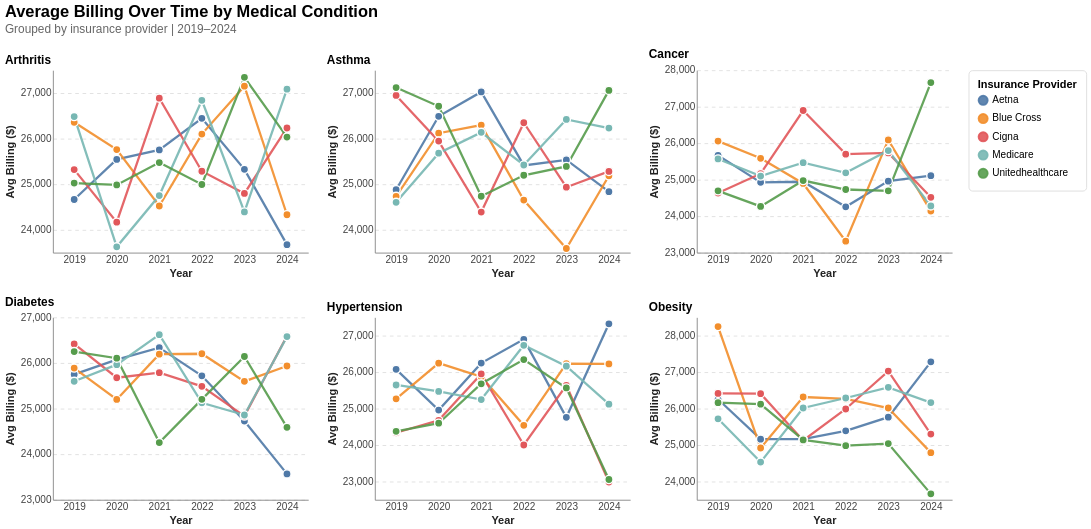

Notebook cell for this chart:
### Code cell
conditions = sorted(df['medical_condition'].dropna().unique().tolist())

provider_colors = {
    "Aetna": "#4f79a7",
    "Blue Cross": "#f28e2c",
    "Cigna": "#e1575a",
    "Medicare": "#77b7b3",
    "Unitedhealthcare": "#569c4c"
}

df['insurance_provider'] = df['insurance_provider'].str.strip().str.title()

providers = sorted(df['insurance_provider'].dropna().unique().tolist())
color_scale = alt.Scale(
    domain=list(provider_colors.keys()),
    range=list(provider_colors.values()))

charts = []

for condition in conditions:
    df_cond = df[df['medical_condition'] == condition]

    yearly_avg = (
        df_cond.groupby(['year', 'insurance_provider'])['billing_amount']
        .mean()
        .reset_index()
        .rename(columns={'billing_amount': 'avg_billing'})
    )

    base = alt.Chart(yearly_avg).encode(
        x=alt.X('year:O',
                title='Year',
                axis=alt.Axis(labelAngle=0, tickSize=0, grid=False)),
        y=alt.Y('avg_billing:Q',
                title='Avg Billing ($)',
                scale=alt.Scale(zero=False),
                axis=alt.Axis(gridColor='#e0e0e0', gridDash=[4, 4], tickSize=0)),
        color=alt.Color('insurance_provider:N',
                        title='Insurance Provider',
                        scale=color_scale),
        tooltip=[
            alt.Tooltip('year:O', title='Year'),
            alt.Tooltip('insurance_provider:N', title='Insurance Provider'),
            alt.Tooltip('avg_billing:Q', title='Avg Billing ($)', format='$,.0f')])

    lines = base.mark_line(strokeWidth=2.5, opacity=0.9)
    points = base.mark_point(size=80, filled=True, opacity=1.0, strokeWidth=1.5, stroke='white')

    chart = (lines + points).properties(
        width=280,
        height=200,
        title=alt.TitleParams(
            text=condition.title(),
            fontSize=13,
            anchor='start'))

    charts.append(chart)

# Arrange into a panel — 3 columns
panel = alt.vconcat(*[
    alt.hconcat(*charts[i:i+3])
    for i in range(0, len(charts), 3)
]).properties(
    title=alt.TitleParams(
        text="Average Billing Over Time by Medical Condition",
        subtitle="Grouped by insurance provider | 2019–2024",
        fontSize=18,
        subtitleFontSize=13,
        subtitleColor='#666666',
        anchor='start',
        offset=15
    )
).configure_axis(
    labelFontSize=11,
    titleFontSize=12,
    labelColor='#444444',
    titleColor='#222222'
).configure_legend(
    labelFontSize=11,
    titleFontSize=12,
    symbolSize=100,
    symbolStrokeWidth=2,
    padding=10,
    cornerRadius=4,
    fillColor='#ffffff',
    strokeColor='#dddddd'
).configure_view(
    strokeWidth=0
)

panel
#panel.save("line_panel.png")

### Figure 1 — Vega-Lite specification as saved in the notebook (floating-point values rounded to 4 significant figures)
{"config": {"view": {"continuousWidth": 300, "continuousHeight": 300, "strokeWidth": 0}, "axis": {"labelColor": "#444444", "labelFontSize": 11, "titleColor": "#222222", "titleFontSize": 12}, "legend": {"cornerRadius": 4, "fillColor": "#ffffff", "labelFontSize": 11, "padding": 10, "strokeColor": "#dddddd", "symbolSize": 100, "symbolStrokeWidth": 2, "titleFontSize": 12}}, "vconcat": [{"hconcat": [{"layer": [{"mark": {"type": "line", "opacity": 0.9, "strokeWidth": 2.5}, "encoding": {"color": {"field": "insurance_provider", "scale": {"domain": ["Aetna", "Blue Cross", "Cigna", "Medicare", "Unitedhealthcare"], "range": ["#4f79a7", "#f28e2c", "#e1575a", "#77b7b3", "#569c4c"]}, "title": "Insurance Provider", "type": "nominal"}, "tooltip": [{"field": "year", "title": "Year", "type": "ordinal"}, {"field": "insurance_provider", "title": "Insurance Provider", "type": "nominal"}, {"field": "avg_billing", "format": "$,.0f", "title": "Avg Billing ($)", "type": "quantitative"}], "x": {"axis": {"grid": false, "labelAngle": 0, "tickSize": 0}, "field": "year", "title": "Year", "type": "ordinal"}, "y": {"axis": {"gridColor": "#e0e0e0", "gridDash": [4, 4], "tickSize": 0}, "field": "avg_billing", "scale": {"zero": false}, "title": "Avg Billing ($)", "type": "quantitative"}}}, {"mark": {"type": "point", "filled": true, "opacity": 1.0, "size": 80, "stroke": "white", "strokeWidth": 1.5}, "encoding": {"color": {"field": "insurance_provider", "scale": {"domain": ["Aetna", "Blue Cross", "Cigna", "Medicare", "Unitedhealthcare"], "range": ["#4f79a7", "#f28e2c", "#e1575a", "#77b7b3", "#569c4c"]}, "title": "Insurance Provider", "type": "nominal"}, "tooltip": [{"field": "year", "title": "Year", "type": "ordinal"}, {"field": "insurance_provider", "title": "Insurance Provider", "type": "nominal"}, {"field": "avg_billing", "format": "$,.0f", "title": "Avg Billing ($)", "type": "quantitative"}], "x": {"axis": {"grid": false, "labelAngle": 0, "tickSize": 0}, "field": "year", "title": "Year", "type": "ordinal"}, "y": {"axis": {"gridColor": "#e0e0e0", "gridDash": [4, 4], "tickSize": 0}, "field": "avg_billing", "scale": {"zero": false}, "title": "Avg Billing ($)", "type": "quantitative"}}}], "data": {"name": "data-4564e60f7b3c62e18978ef16eb6b03a0"}, "height": 200, "title": {"text": "Arthritis", "anchor": "start", "fontSize": 13}, "width": 280}, {"layer": [{"mark": {"type": "line", "opacity": 0.9, "strokeWidth": 2.5}, "encoding": {"color": {"field": "insurance_provider", "scale": {"domain": ["Aetna", "Blue Cross", "Cigna", "Medicare", "Unitedhealthcare"], "range": ["#4f79a7", "#f28e2c", "#e1575a", "#77b7b3", "#569c4c"]}, "title": "Insurance Provider", "type": "nominal"}, "tooltip": [{"field": "year", "title": "Year", "type": "ordinal"}, {"field": "insurance_provider", "title": "Insurance Provider", "type": "nominal"}, {"field": "avg_billing", "format": "$,.0f", "title": "Avg Billing ($)", "type": "quantitative"}], "x": {"axis": {"grid": false, "labelAngle": 0, "tickSize": 0}, "field": "year", "title": "Year", "type": "ordinal"}, "y": {"axis": {"gridColor": "#e0e0e0", "gridDash": [4, 4], "tickSize": 0}, "field": "avg_billing", "scale": {"zero": false}, "title": "Avg Billing ($)", "type": "quantitative"}}}, {"mark": {"type": "point", "filled": true, "opacity": 1.0, "size": 80, "stroke": "white", "strokeWidth": 1.5}, "encoding": {"color": {"field": "insurance_provider", "scale": {"domain": ["Aetna", "Blue Cross", "Cigna", "Medicare", "Unitedhealthcare"], "range": ["#4f79a7", "#f28e2c", "#e1575a", "#77b7b3", "#569c4c"]}, "title": "Insurance Provider", "type": "nominal"}, "tooltip": [{"field": "year", "title": "Year", "type": "ordinal"}, {"field": "insurance_provider", "title": "Insurance Provider", "type": "nominal"}, {"field": "avg_billing", "format": "$,.0f", "title": "Avg Billing ($)", "type": "quantitative"}], "x": {"axis": {"grid": false, "labelAngle": 0, "tickSize": 0}, "field": "year", "title": "Year", "type": "ordinal"}, "y": {"axis": {"gridColor": "#e0e0e0", "gridDash": [4, 4], "tickSize": 0}, "field": "avg_billing", "scale": {"zero": false}, "title": "Avg Billing ($)", "type": "quantitative"}}}], "data": {"name": "data-998f17a488e446b19230a9b85b034f81"}, "height": 200, "title": {"text": "Asthma", "anchor": "start", "fontSize": 13}, "width": 280}, {"layer": [{"mark": {"type": "line", "opacity": 0.9, "strokeWidth": 2.5}, "encoding": {"color": {"field": "insurance_provider", "scale": {"domain": ["Aetna", "Blue Cross", "Cigna", "Medicare", "Unitedhealthcare"], "range": ["#4f79a7", "#f28e2c", "#e1575a", "#77b7b3", "#569c4c"]}, "title": "Insurance Provider", "type": "nominal"}, "tooltip": [{"field": "year", "title": "Year", "type": "ordinal"}, {"field": "insurance_provider", "title": "Insurance Provider", "type": "nominal"}, {"field": "avg_billing", "format": "$,.0f", "title": "Avg Billing ($)", "type": "quantitative"}], "x": {"axis": {"grid": false, "labelAngle": 0, "tickSize": 0}, "field": "year", "title": "Year", "type": "ordinal"}, "y": {"axis": {"gridColor": "#e0e0e0", "gridDash": [4, 4], "tickSize": 0}, "field": "avg_billing", "scale": {"zero": false}, "title": "Avg Billing ($)", "type": "quantitative"}}}, {"mark": {"type": "point", "filled": true, "opacity": 1.0, "size": 80, "stroke": "white", "strokeWidth": 1.5}, "encoding": {"color": {"field": "insurance_provider", "scale": {"domain": ["Aetna", "Blue Cross", "Cigna", "Medicare", "Unitedhealthcare"], "range": ["#4f79a7", "#f28e2c", "#e1575a", "#77b7b3", "#569c4c"]}, "title": "Insurance Provider", "type": "nominal"}, "tooltip": [{"field": "year", "title": "Year", "type": "ordinal"}, {"field": "insurance_provider", "title": "Insurance Provider", "type": "nominal"}, {"field": "avg_billing", "format": "$,.0f", "title": "Avg Billing ($)", "type": "quantitative"}], "x": {"axis": {"grid": false, "labelAngle": 0, "tickSize": 0}, "field": "year", "title": "Year", "type": "ordinal"}, "y": {"axis": {"gridColor": "#e0e0e0", "gridDash": [4, 4], "tickSize": 0}, "field": "avg_billing", "scale": {"zero": false}, "title": "Avg Billing ($)", "type": "quantitative"}}}], "data": {"name": "data-5335e45912b570055b37fd478459ff58"}, "height": 200, "title": {"text": "Cancer", "anchor": "start", "fontSize": 13}, "width": 280}]}, {"hconcat": [{"layer": [{"mark": {"type": "line", "opacity": 0.9, "strokeWidth": 2.5}, "encoding": {"color": {"field": "insurance_provider", "scale": {"domain": ["Aetna", "Blue Cross", "Cigna", "Medicare", "Unitedhealthcare"], "range": ["#4f79a7", "#f28e2c", "#e1575a", "#77b7b3", "#569c4c"]}, "title": "Insurance Provider", "type": "nominal"}, "tooltip": [{"field": "year", "title": "Year", "type": "ordinal"}, {"field": "insurance_provider", "title": "Insurance Provider", "type": "nominal"}, {"field": "avg_billing", "format": "$,.0f", "title": "Avg Billing ($)", "type": "quantitative"}], "x": {"axis": {"grid": false, "labelAngle": 0, "tickSize": 0}, "field": "year", "title": "Year", "type": "ordinal"}, "y": {"axis": {"gridColor": "#e0e0e0", "gridDash": [4, 4], "tickSize": 0}, "field": "avg_billing", "scale": {"zero": false}, "title": "Avg Billing ($)", "type": "quantitative"}}}, {"mark": {"type": "point", "filled": true, "opacity": 1.0, "size": 80, "stroke": "white", "strokeWidth": 1.5}, "encoding": {"color": {"field": "insurance_provider", "scale": {"domain": ["Aetna", "Blue Cross", "Cigna", "Medicare", "Unitedhealthcare"], "range": ["#4f79a7", "#f28e2c", "#e1575a", "#77b7b3", "#569c4c"]}, "title": "Insurance Provider", "type": "nominal"}, "tooltip": [{"field": "year", "title": "Year", "type": "ordinal"}, {"field": "insurance_provider", "title": "Insurance Provider", "type": "nominal"}, {"field": "avg_billing", "format": "$,.0f", "title": "Avg Billing ($)", "type": "quantitative"}], "x": {"axis": {"grid": false, "labelAngle": 0, "tickSize": 0}, "field": "year", "title": "Year", "type": "ordinal"}, "y": {"axis": {"gridColor": "#e0e0e0", "gridDash": [4, 4], "tickSize": 0}, "field": "avg_billing", "scale": {"zero": false}, "title": "Avg Billing ($)", "type": "quantitative"}}}], "data": {"name": "data-e09ceb8b188d6454da16c8eb353834bd"}, "height": 200, "title": {"text": "Diabetes", "anchor": "start", "fontSize": 13}, "width": 280}, {"layer": [{"mark": {"type": "line", "opacity": 0.9, "strokeWidth": 2.5}, "encoding": {"color": {"field": "insurance_provider", "scale": {"domain": ["Aetna", "Blue Cross", "Cigna", "Medicare", "Unitedhealthcare"], "range": ["#4f79a7", "#f28e2c", "#e1575a", "#77b7b3", "#569c4c"]}, "title": "Insurance Provider", "type": "nominal"}, "tooltip": [{"field": "year", "title": "Year", "type": "ordinal"}, {"field": "insurance_provider", "title": "Insurance Provider", "type": "nominal"}, {"field": "avg_billing", "format": "$,.0f", "title": "Avg Billing ($)", "type": "quantitative"}], "x": {"axis": {"grid": false, "labelAngle": 0, "tickSize": 0}, "field": "year", "title": "Year", "type": "ordinal"}, "y": {"axis": {"gridColor": "#e0e0e0", "gridDash": [4, 4], "tickSize": 0}, "field": "avg_billing", "scale": {"zero": false}, "title": "Avg Billing ($)", "type": "quantitative"}}}, {"mark": {"type": "point", "filled": true, "opacity": 1.0, "size": 80, "stroke": "white", "strokeWidth": 1.5}, "encoding": {"color": {"field": "insurance_provider", "scale": {"domain": ["Aetna", "Blue Cross", "Cigna", "Medicare", "Unitedhealthcare"], "range": ["#4f79a7", "#f28e2c", "#e1575a", "#77b7b3", "#569c4c"]}, "title": "Insurance Provider", "type": "nominal"}, "tooltip": [{"field": "year", "title": "Year", "type": "ordinal"}, {"field": "insurance_provider", "title": "Insurance Provider", "type": "nominal"}, {"field": "avg_billing", "format": "$,.0f", "title": "Avg Billing ($)", "type": "quantitative"}], "x": {"axis": {"grid": false, "labelAngle": 0, "tickSize": 0}, "field": "year", "title": "Year", "type": "ordinal"}, "y": {"axis": {"gridColor": "#e0e0e0", "gridDash": [4, 4], "tickSize": 0}, "field": "avg_billing", "scale": {"zero": false}, "title": "Avg Billing ($)", "type": "quantitative"}}}], "data": {"name": "data-42494840dfb76887f6460a54d2a937b4"}, "height": 200, "title": {"text": "Hypertension", "anchor": "start", "fontSize": 13}, "width": 280}, {"layer": [{"mark": {"type": "line", "opacity": 0.9, "strokeWidth": 2.5}, "encoding": {"color": {"field": "insurance_provider", "scale": {"domain": ["Aetna", "Blue Cross", "Cigna", "Medicare", "Unitedhealthcare"], "range": ["#4f79a7", "#f28e2c", "#e1575a", "#77b7b3", "#569c4c"]}, "title": "Insurance Provider", "type": "nominal"}, "tooltip": [{"field": "year", "title": "Year", "type": "ordinal"}, {"field": "insurance_provider", "title": "Insurance Provider", "type": "nominal"}, {"field": "avg_billing", "format": "$,.0f", "title": "Avg Billing ($)", "type": "quantitative"}], "x": {"axis": {"grid": false, "labelAngle": 0, "tickSize": 0}, "field": "year", "title": "Year", "type": "ordinal"}, "y": {"axis": {"gridColor": "#e0e0e0", "gridDash": [4, 4], "tickSize": 0}, "field": "avg_billing", "scale": {"zero": false}, "title": "Avg Billing ($)", "type": "quantitative"}}}, {"mark": {"type": "point", "filled": true, "opacity": 1.0, "size": 80, "stroke": "white", "strokeWidth": 1.5}, "encoding": {"color": {"field": "insurance_provider", "scale": {"domain": ["Aetna", "Blue Cross", "Cigna", "Medicare", "Unitedhealthcare"], "range": ["#4f79a7", "#f28e2c", "#e1575a", "#77b7b3", "#569c4c"]}, "title": "Insurance Provider", "type": "nominal"}, "tooltip": [{"field": "year", "title": "Year", "type": "ordinal"}, {"field": "insurance_provider", "title": "Insurance Provider", "type": "nominal"}, {"field": "avg_billing", "format": "$,.0f", "title": "Avg Billing ($)", "type": "quantitative"}], "x": {"axis": {"grid": false, "labelAngle": 0, "tickSize": 0}, "field": "year", "title": "Year", "type": "ordinal"}, "y": {"axis": {"gridColor": "#e0e0e0", "gridDash": [4, 4], "tickSize": 0}, "field": "avg_billing", "scale": {"zero": false}, "title": "Avg Billing ($)", "type": "quantitative"}}}], "data": {"name": "data-1a5796ab32b4aa987b977b6e2e412004"}, "height": 200, "title": {"text": "Obesity", "anchor": "start", "fontSize": 13}, "width": 280}]}], "title": {"text": "Average Billing Over Time by Medical Condition", "anchor": "start", "fontSize": 18, "offset": 15, "subtitle": "Grouped by insurance provider | 2019–2024", "subtitleColor": "#666666", "subtitleFontSize": 13}, "$schema": "https://vega.github.io/schema/vega-lite/v5.20.1.json", "datasets": {"data-4564e60f7b3c62e18978ef16eb6b03a0": [{"year": 2019, "insurance_provider": "Aetna", "avg_billing": 24670.0}, {"year": 2019, "insurance_provider": "Blue Cross", "avg_billing": 26360.0}, {"year": 2019, "insurance_provider": "Cigna", "avg_billing": 25320.0}, {"year": 2019, "insurance_provider": "Medicare", "avg_billing": 26480.0}, {"year": 2019, "insurance_provider": "Unitedhealthcare", "avg_billing": 25020.0}, {"year": 2020, "insurance_provider": "Aetna", "avg_billing": 25540.0}, {"year": 2020, "insurance_provider": "Blue Cross", "avg_billing": 25760.0}, {"year": 2020, "insurance_provider": "Cigna", "avg_billing": 24170.0}, {"year": 2020, "insurance_provider": "Medicare", "avg_billing": 23630.0}, {"year": 2020, "insurance_provider": "Unitedhealthcare", "avg_billing": 24980.0}, {"year": 2021, "insurance_provider": "Aetna", "avg_billing": 25750.0}, {"year": 2021, "insurance_provider": "Blue Cross", "avg_billing": 24520.0}, {"year": 2021, "insurance_provider": "Cigna", "avg_billing": 26890.0}, {"year": 2021, "insurance_provider": "Medicare", "avg_billing": 24750.0}, {"year": 2021, "insurance_provider": "Unitedhealthcare", "avg_billing": 25470.0}, {"year": 2022, "insurance_provider": "Aetna", "avg_billing": 26440.0}, {"year": 2022, "insurance_provider": "Blue Cross", "avg_billing": 26100.0}, {"year": 2022, "insurance_provider": "Cigna", "avg_billing": 25280.0}, {"year": 2022, "insurance_provider": "Medicare", "avg_billing": 26840.0}, {"year": 2022, "insurance_provider": "Unitedhealthcare", "avg_billing": 24990.0}, {"year": 2023, "insurance_provider": "Aetna", "avg_billing": 25330.0}, {"year": 2023, "insurance_provider": "Blue Cross", "avg_billing": 27150.0}, {"year": 2023, "insurance_provider": "Cigna", "avg_billing": 24800.0}, {"year": 2023, "insurance_provider": "Medicare", "avg_billing": 24390.0}, {"year": 2023, "insurance_provider": "Unitedhealthcare", "avg_billing": 27340.0}, {"year": 2024, "insurance_provider": "Aetna", "avg_billing": 23670.0}, {"year": 2024, "insurance_provider": "Blue Cross", "avg_billing": 24330.0}, {"year": 2024, "insurance_provider": "Cigna", "avg_billing": 26230.0}, {"year": 2024, "insurance_provider": "Medicare", "avg_billing": 27080.0}, {"year": 2024, "insurance_provider": "Unitedhealthcare", "avg_billing": 26030.0}], "data-998f17a488e446b19230a9b85b034f81": [{"year": 2019, "insurance_provider": "Aetna", "avg_billing": 24880.0}, {"year": 2019, "insurance_provider": "Blue Cross", "avg_billing": 24740.0}, {"year": 2019, "insurance_provider": "Cigna", "avg_billing": 26950.0}, {"year": 2019, "insurance_provider": "Medicare", "avg_billing": 24600.0}, {"year": 2019, "insurance_provider": "Unitedhealthcare", "avg_billing": 27120.0}, {"year": 2020, "insurance_provider": "Aetna", "avg_billing": 26490.0}, {"year": 2020, "insurance_provider": "Blue Cross", "avg_billing": 26120.0}, {"year": 2020, "insurance_provider": "Cigna", "avg_billing": 25950.0}, {"year": 2020, "insurance_provider": "Medicare", "avg_billing": 25680.0}, {"year": 2020, "insurance_provider": "Unitedhealthcare", "avg_billing": 26710.0}, {"year": 2021, "insurance_provider": "Aetna", "avg_billing": 27020.0}, {"year": 2021, "insurance_provider": "Blue Cross", "avg_billing": 26300.0}, {"year": 2021, "insurance_provider": "Cigna", "avg_billing": 24390.0}, {"year": 2021, "insurance_provider": "Medicare", "avg_billing": 26140.0}, {"year": 2021, "insurance_provider": "Unitedhealthcare", "avg_billing": 24740.0}, {"year": 2022, "insurance_provider": "Aetna", "avg_billing": 25410.0}, {"year": 2022, "insurance_provider": "Blue Cross", "avg_billing": 24650.0}, {"year": 2022, "insurance_provider": "Cigna", "avg_billing": 26350.0}, {"year": 2022, "insurance_provider": "Medicare", "avg_billing": 25420.0}, {"year": 2022, "insurance_provider": "Unitedhealthcare", "avg_billing": 25200.0}, {"year": 2023, "insurance_provider": "Aetna", "avg_billing": 25530.0}, {"year": 2023, "insurance_provider": "Blue Cross", "avg_billing": 23590.0}, {"year": 2023, "insurance_provider": "Cigna", "avg_billing": 24930.0}, {"year": 2023, "insurance_provider": "Medicare", "avg_billing": 26420.0}, {"year": 2023, "insurance_provider": "Unitedhealthcare", "avg_billing": 25390.0}, {"year": 2024, "insurance_provider": "Aetna", "avg_billing": 24840.0}, {"year": 2024, "insurance_provider": "Blue Cross", "avg_billing": 25190.0}, {"year": 2024, "insurance_provider": "Cigna", "avg_billing": 25280.0}, {"year": 2024, "insurance_provider": "Medicare", "avg_billing": 26230.0}, {"year": 2024, "insurance_provider": "Unitedhealthcare", "avg_billing": 27060.0}], "data-5335e45912b570055b37fd478459ff58": [{"year": 2019, "insurance_provider": "Aetna", "avg_billing": 25670.0}, {"year": 2019, "insurance_provider": "Blue Cross", "avg_billing": 26060.0}, {"year": 2019, "insurance_provider": "Cigna", "avg_billing": 24630.0}, {"year": 2019, "insurance_provider": "Medicare", "avg_billing": 25570.0}, {"year": 2019, "insurance_provider": "Unitedhealthcare", "avg_billing": 24690.0}, {"year": 2020, "insurance_provider": "Aetna", "avg_billing": 24930.0}, {"year": 2020, "insurance_provider": "Blue Cross", "avg_billing": 25590.0}, {"year": 2020, "insurance_provider": "Cigna", "avg_billing": 25160.0}, {"year": 2020, "insurance_provider": "Medicare", "avg_billing": 25100.0}, {"year": 2020, "insurance_provider": "Unitedhealthcare", "avg_billing": 24270.0}, {"year": 2021, "insurance_provider": "Aetna", "avg_billing": 24940.0}, {"year": 2021, "insurance_provider": "Blue Cross", "avg_billing": 24900.0}, {"year": 2021, "insurance_provider": "Cigna", "avg_billing": 26900.0}, {"year": 2021, "insurance_provider": "Medicare", "avg_billing": 25470.0}, {"year": 2021, "insurance_provider": "Unitedhealthcare", "avg_billing": 24970.0}, {"year": 2022, "insurance_provider": "Aetna", "avg_billing": 24260.0}, {"year": 2022, "insurance_provider": "Blue Cross", "avg_billing": 23310.0}, {"year": 2022, "insurance_provider": "Cigna", "avg_billing": 25700.0}, {"year": 2022, "insurance_provider": "Medicare", "avg_billing": 25190.0}, {"year": 2022, "insurance_provider": "Unitedhealthcare", "avg_billing": 24730.0}, {"year": 2023, "insurance_provider": "Aetna", "avg_billing": 24960.0}, {"year": 2023, "insurance_provider": "Blue Cross", "avg_billing": 26090.0}, {"year": 2023, "insurance_provider": "Cigna", "avg_billing": 25730.0}, {"year": 2023, "insurance_provider": "Medicare", "avg_billing": 25800.0}, {"year": 2023, "insurance_provider": "Unitedhealthcare", "avg_billing": 24690.0}, {"year": 2024, "insurance_provider": "Aetna", "avg_billing": 25110.0}, {"year": 2024, "insurance_provider": "Blue Cross", "avg_billing": 24140.0}, {"year": 2024, "insurance_provider": "Cigna", "avg_billing": 24520.0}, {"year": 2024, "insurance_provider": "Medicare", "avg_billing": 24280.0}, {"year": 2024, "insurance_provider": "Unitedhealthcare", "avg_billing": 27660.0}], "data-e09ceb8b188d6454da16c8eb353834bd": [{"year": 2019, "insurance_provider": "Aetna", "avg_billing": 25750.0}, {"year": 2019, "insurance_provider": "Blue Cross", "avg_billing": 25890.0}, {"year": 2019, "insurance_provider": "Cigna", "avg_billing": 26420.0}, {"year": 2019, "insurance_provider": "Medicare", "avg_billing": 25600.0}, {"year": 2019, "insurance_provider": "Unitedhealthcare", "avg_billing": 26250.0}, {"year": 2020, "insurance_provider": "Aetna", "avg_billing": 26070.0}, {"year": 2020, "insurance_provider": "Blue Cross", "avg_billing": 25200.0}, {"year": 2020, "insurance_provider": "Cigna", "avg_billing": 25680.0}, {"year": 2020, "insurance_provider": "Medicare", "avg_billing": 25960.0}, {"year": 2020, "insurance_provider": "Unitedhealthcare", "avg_billing": 26100.0}, {"year": 2021, "insurance_provider": "Aetna", "avg_billing": 26340.0}, {"year": 2021, "insurance_provider": "Blue Cross", "avg_billing": 26190.0}, {"year": 2021, "insurance_provider": "Cigna", "avg_billing": 25790.0}, {"year": 2021, "insurance_provider": "Medicare", "avg_billing": 26620.0}, {"year": 2021, "insurance_provider": "Unitedhealthcare", "avg_billing": 24260.0}, {"year": 2022, "insurance_provider": "Aetna", "avg_billing": 25720.0}, {"year": 2022, "insurance_provider": "Blue Cross", "avg_billing": 26200.0}, {"year": 2022, "insurance_provider": "Cigna", "avg_billing": 25490.0}, {"year": 2022, "insurance_provider": "Medicare", "avg_billing": 25130.0}, {"year": 2022, "insurance_provider": "Unitedhealthcare", "avg_billing": 25200.0}, {"year": 2023, "insurance_provider": "Aetna", "avg_billing": 24730.0}, {"year": 2023, "insurance_provider": "Blue Cross", "avg_billing": 25600.0}, {"year": 2023, "insurance_provider": "Cigna", "avg_billing": 24830.0}, {"year": 2023, "insurance_provider": "Medicare", "avg_billing": 24860.0}, {"year": 2023, "insurance_provider": "Unitedhealthcare", "avg_billing": 26140.0}, {"year": 2024, "insurance_provider": "Aetna", "avg_billing": 23570.0}, {"year": 2024, "insurance_provider": "Blue Cross", "avg_billing": 25930.0}, {"year": 2024, "insurance_provider": "Cigna", "avg_billing": 26590.0}, {"year": 2024, "insurance_provider": "Medicare", "avg_billing": 26580.0}, {"year": 2024, "insurance_provider": "Unitedhealthcare", "avg_billing": 24590.0}], "data-42494840dfb76887f6460a54d2a937b4": [{"year": 2019, "insurance_provider": "Aetna", "avg_billing": 26080.0}, {"year": 2019, "insurance_provider": "Blue Cross", "avg_billing": 25270.0}, {"year": 2019, "insurance_provider": "Cigna", "avg_billing": 24340.0}, {"year": 2019, "insurance_provider": "Medicare", "avg_billing": 25650.0}, {"year": 2019, "insurance_provider": "Unitedhealthcare", "avg_billing": 24380.0}, {"year": 2020, "insurance_provider": "Aetna", "avg_billing": 24960.0}, {"year": 2020, "insurance_provider": "Blue Cross", "avg_billing": 26250.0}, {"year": 2020, "insurance_provider": "Cigna", "avg_billing": 24680.0}, {"year": 2020, "insurance_provider": "Medicare", "avg_billing": 25470.0}, {"year": 2020, "insurance_provider": "Unitedhealthcare", "avg_billing": 24600.0}, {"year": 2021, "insurance_provider": "Aetna", "avg_billing": 26250.0}, {"year": 2021, "insurance_provider": "Blue Cross", "avg_billing": 25870.0}, {"year": 2021, "insurance_provider": "Cigna", "avg_billing": 25950.0}, {"year": 2021, "insurance_provider": "Medicare", "avg_billing": 25250.0}, {"year": 2021, "insurance_provider": "Unitedhealthcare", "avg_billing": 25680.0}, {"year": 2022, "insurance_provider": "Aetna", "avg_billing": 26900.0}, {"year": 2022, "insurance_provider": "Blue Cross", "avg_billing": 24540.0}, {"year": 2022, "insurance_provider": "Cigna", "avg_billing": 24000.0}, {"year": 2022, "insurance_provider": "Medicare", "avg_billing": 26730.0}, {"year": 2022, "insurance_provider": "Unitedhealthcare", "avg_billing": 26340.0}, {"year": 2023, "insurance_provider": "Aetna", "avg_billing": 24760.0}, {"year": 2023, "insurance_provider": "Blue Cross", "avg_billing": 26230.0}, {"year": 2023, "insurance_provider": "Cigna", "avg_billing": 25630.0}, {"year": 2023, "insurance_provider": "Medicare", "avg_billing": 26160.0}, {"year": 2023, "insurance_provider": "Unitedhealthcare", "avg_billing": 25560.0}, {"year": 2024, "insurance_provider": "Aetna", "avg_billing": 27320.0}, {"year": 2024, "insurance_provider": "Blue Cross", "avg_billing": 26230.0}, {"year": 2024, "insurance_provider": "Cigna", "avg_billing": 22980.0}, {"year": 2024, "insurance_provider": "Medicare", "avg_billing": 25120.0}, {"year": 2024, "insurance_provider": "Unitedhealthcare", "avg_billing": 23060.0}], "data-1a5796ab32b4aa987b977b6e2e412004": [{"year": 2019, "insurance_provider": "Aetna", "avg_billing": 26250.0}, {"year": 2019, "insurance_provider": "Blue Cross", "avg_billing": 28250.0}, {"year": 2019, "insurance_provider": "Cigna", "avg_billing": 26410.0}, {"year": 2019, "insurance_provider": "Medicare", "avg_billing": 25720.0}, {"year": 2019, "insurance_provider": "Unitedhealthcare", "avg_billing": 26160.0}, {"year": 2020, "insurance_provider": "Aetna", "avg_billing": 25160.0}, {"year": 2020, "insurance_provider": "Blue Cross", "avg_billing": 24920.0}, {"year": 2020, "insurance_provider": "Cigna", "avg_billing": 26410.0}, {"year": 2020, "insurance_provider": "Medicare", "avg_billing": 24530.0}, {"year": 2020, "insurance_provider": "Unitedhealthcare", "avg_billing": 26120.0}, {"year": 2021, "insurance_provider": "Aetna", "avg_billing": 25160.0}, {"year": 2021, "insurance_provider": "Blue Cross", "avg_billing": 26320.0}, {"year": 2021, "insurance_provider": "Cigna", "avg_billing": 25130.0}, {"year": 2021, "insurance_provider": "Medicare", "avg_billing": 26020.0}, {"year": 2021, "insurance_provider": "Unitedhealthcare", "avg_billing": 25140.0}, {"year": 2022, "insurance_provider": "Aetna", "avg_billing": 25390.0}, {"year": 2022, "insurance_provider": "Blue Cross", "avg_billing": 26260.0}, {"year": 2022, "insurance_provider": "Cigna", "avg_billing": 25990.0}, {"year": 2022, "insurance_provider": "Medicare", "avg_billing": 26290.0}, {"year": 2022, "insurance_provider": "Unitedhealthcare", "avg_billing": 24980.0}, {"year": 2023, "insurance_provider": "Aetna", "avg_billing": 25760.0}, {"year": 2023, "insurance_provider": "Blue Cross", "avg_billing": 26020.0}, {"year": 2023, "insurance_provider": "Cigna", "avg_billing": 27030.0}, {"year": 2023, "insurance_provider": "Medicare", "avg_billing": 26580.0}, {"year": 2023, "insurance_provider": "Unitedhealthcare", "avg_billing": 25040.0}, {"year": 2024, "insurance_provider": "Aetna", "avg_billing": 27280.0}, {"year": 2024, "insurance_provider": "Blue Cross", "avg_billing": 24790.0}, {"year": 2024, "insurance_provider": "Cigna", "avg_billing": 25300.0}, {"year": 2024, "insurance_provider": "Medicare", "avg_billing": 26160.0}, {"year": 2024, "insurance_provider": "Unitedhealthcare", "avg_billing": 23660.0}]}}
